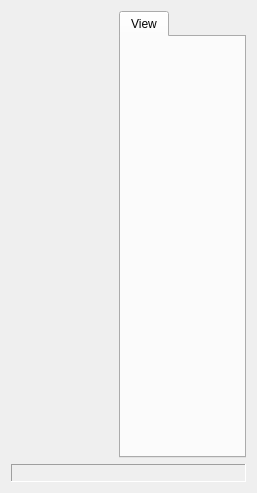
<?xml version="1.0" encoding="UTF-8"?>
<ui version="4.0">
 <class>FVW_ShankWindow</class>
 <widget class="QWidget" name="FVW_ShankWindow">
  <property name="geometry">
   <rect>
    <x>0</x>
    <y>0</y>
    <width>257</width>
    <height>493</height>
   </rect>
  </property>
  <property name="windowTitle">
   <string>Form</string>
  </property>
  <layout class="QGridLayout" name="gridLayout" columnstretch="1,0">
   <item row="0" column="0">
    <widget class="ShankScroll" name="scroll" native="true">
     <property name="sizePolicy">
      <sizepolicy hsizetype="MinimumExpanding" vsizetype="Expanding">
       <horstretch>0</horstretch>
       <verstretch>0</verstretch>
      </sizepolicy>
     </property>
     <property name="minimumSize">
      <size>
       <width>68</width>
       <height>0</height>
      </size>
     </property>
     <property name="focusPolicy">
      <enum>Qt::WheelFocus</enum>
     </property>
    </widget>
   </item>
   <item row="1" column="0" colspan="2">
    <widget class="QLabel" name="statusLbl">
     <property name="sizePolicy">
      <sizepolicy hsizetype="MinimumExpanding" vsizetype="Fixed">
       <horstretch>0</horstretch>
       <verstretch>0</verstretch>
      </sizepolicy>
     </property>
     <property name="minimumSize">
      <size>
       <width>0</width>
       <height>18</height>
      </size>
     </property>
     <property name="toolTip">
      <string/>
     </property>
     <property name="frameShape">
      <enum>QFrame::Panel</enum>
     </property>
     <property name="frameShadow">
      <enum>QFrame::Sunken</enum>
     </property>
     <property name="text">
      <string/>
     </property>
    </widget>
   </item>
   <item row="0" column="1">
    <widget class="QTabWidget" name="tabsW">
     <property name="focusPolicy">
      <enum>Qt::StrongFocus</enum>
     </property>
     <property name="currentIndex">
      <number>0</number>
     </property>
     <widget class="QWidget" name="svTab">
      <attribute name="title">
       <string>View</string>
      </attribute>
     </widget>
    </widget>
   </item>
  </layout>
 </widget>
 <customwidgets>
  <customwidget>
   <class>ShankScroll</class>
   <extends>QWidget</extends>
   <header>ShankView.h</header>
   <container>1</container>
  </customwidget>
 </customwidgets>
 <tabstops>
  <tabstop>scroll</tabstop>
 </tabstops>
 <resources/>
 <connections/>
</ui>
